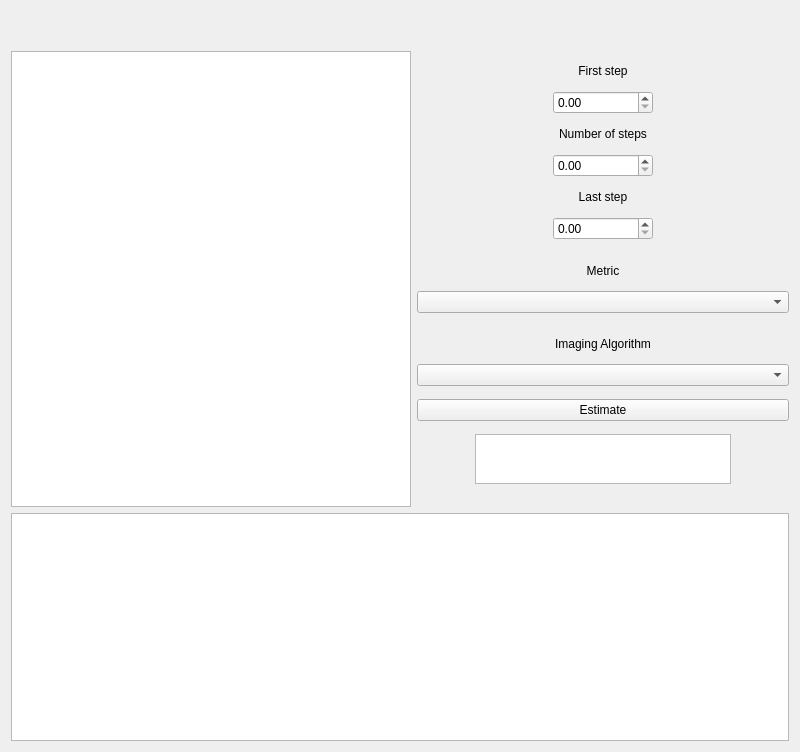
<?xml version="1.0" encoding="UTF-8"?>
<ui version="4.0">
 <class>estimation</class>
 <widget class="QWidget" name="estimation">
  <property name="geometry">
   <rect>
    <x>0</x>
    <y>0</y>
    <width>800</width>
    <height>752</height>
   </rect>
  </property>
  <property name="windowTitle">
   <string>Form</string>
  </property>
  <layout class="QGridLayout" name="gridLayout">
   <item row="0" column="1">
    <spacer name="verticalSpacer">
     <property name="orientation">
      <enum>Qt::Vertical</enum>
     </property>
     <property name="sizeType">
      <enum>QSizePolicy::Fixed</enum>
     </property>
     <property name="sizeHint" stdset="0">
      <size>
       <width>20</width>
       <height>40</height>
      </size>
     </property>
    </spacer>
   </item>
   <item row="1" column="0" rowspan="2" colspan="4">
    <layout class="QHBoxLayout" name="horizontalLayout">
     <item>
      <layout class="QVBoxLayout" name="verticalLayout_2">
       <property name="sizeConstraint">
        <enum>QLayout::SetDefaultConstraint</enum>
       </property>
       <item>
        <widget class="PlotWidget" name="plot_widget_dir">
         <property name="sizePolicy">
          <sizepolicy hsizetype="Preferred" vsizetype="Preferred">
           <horstretch>0</horstretch>
           <verstretch>0</verstretch>
          </sizepolicy>
         </property>
         <property name="minimumSize">
          <size>
           <width>400</width>
           <height>0</height>
          </size>
         </property>
         <property name="maximumSize">
          <size>
           <width>16777215</width>
           <height>16777215</height>
          </size>
         </property>
         <property name="contextMenuPolicy">
          <enum>Qt::NoContextMenu</enum>
         </property>
        </widget>
       </item>
      </layout>
     </item>
     <item>
      <layout class="QVBoxLayout" name="verticalLayout">
       <property name="spacing">
        <number>0</number>
       </property>
       <property name="sizeConstraint">
        <enum>QLayout::SetDefaultConstraint</enum>
       </property>
       <item>
        <widget class="QLabel" name="label_10">
         <property name="sizePolicy">
          <sizepolicy hsizetype="Preferred" vsizetype="Fixed">
           <horstretch>0</horstretch>
           <verstretch>0</verstretch>
          </sizepolicy>
         </property>
         <property name="text">
          <string>First step</string>
         </property>
         <property name="alignment">
          <set>Qt::AlignCenter</set>
         </property>
        </widget>
       </item>
       <item alignment="Qt::AlignHCenter">
        <widget class="QDoubleSpinBox" name="spin_box_primeiro_cl">
         <property name="sizePolicy">
          <sizepolicy hsizetype="Fixed" vsizetype="Fixed">
           <horstretch>0</horstretch>
           <verstretch>0</verstretch>
          </sizepolicy>
         </property>
         <property name="minimumSize">
          <size>
           <width>100</width>
           <height>0</height>
          </size>
         </property>
         <property name="maximumSize">
          <size>
           <width>100</width>
           <height>16777215</height>
          </size>
         </property>
         <property name="alignment">
          <set>Qt::AlignLeading|Qt::AlignLeft|Qt::AlignVCenter</set>
         </property>
        </widget>
       </item>
       <item>
        <widget class="QLabel" name="label_11">
         <property name="sizePolicy">
          <sizepolicy hsizetype="Preferred" vsizetype="Fixed">
           <horstretch>0</horstretch>
           <verstretch>0</verstretch>
          </sizepolicy>
         </property>
         <property name="text">
          <string>Number of steps</string>
         </property>
         <property name="alignment">
          <set>Qt::AlignCenter</set>
         </property>
        </widget>
       </item>
       <item alignment="Qt::AlignHCenter">
        <widget class="QDoubleSpinBox" name="spin_box_passo_cl">
         <property name="sizePolicy">
          <sizepolicy hsizetype="Fixed" vsizetype="Fixed">
           <horstretch>200</horstretch>
           <verstretch>0</verstretch>
          </sizepolicy>
         </property>
         <property name="minimumSize">
          <size>
           <width>100</width>
           <height>0</height>
          </size>
         </property>
         <property name="maximumSize">
          <size>
           <width>100</width>
           <height>16777215</height>
          </size>
         </property>
        </widget>
       </item>
       <item>
        <widget class="QLabel" name="label_12">
         <property name="sizePolicy">
          <sizepolicy hsizetype="Preferred" vsizetype="Fixed">
           <horstretch>0</horstretch>
           <verstretch>0</verstretch>
          </sizepolicy>
         </property>
         <property name="layoutDirection">
          <enum>Qt::LeftToRight</enum>
         </property>
         <property name="text">
          <string>Last step</string>
         </property>
         <property name="alignment">
          <set>Qt::AlignCenter</set>
         </property>
        </widget>
       </item>
       <item alignment="Qt::AlignHCenter">
        <widget class="QDoubleSpinBox" name="spin_box_ultimo_cl">
         <property name="sizePolicy">
          <sizepolicy hsizetype="Fixed" vsizetype="Fixed">
           <horstretch>0</horstretch>
           <verstretch>0</verstretch>
          </sizepolicy>
         </property>
         <property name="minimumSize">
          <size>
           <width>100</width>
           <height>0</height>
          </size>
         </property>
         <property name="maximumSize">
          <size>
           <width>100</width>
           <height>16777215</height>
          </size>
         </property>
         <property name="layoutDirection">
          <enum>Qt::LeftToRight</enum>
         </property>
         <property name="alignment">
          <set>Qt::AlignLeading|Qt::AlignLeft|Qt::AlignVCenter</set>
         </property>
        </widget>
       </item>
       <item>
        <widget class="QLabel" name="label">
         <property name="sizePolicy">
          <sizepolicy hsizetype="Preferred" vsizetype="Preferred">
           <horstretch>0</horstretch>
           <verstretch>0</verstretch>
          </sizepolicy>
         </property>
         <property name="maximumSize">
          <size>
           <width>2000000</width>
           <height>25</height>
          </size>
         </property>
         <property name="text">
          <string>Metric</string>
         </property>
         <property name="alignment">
          <set>Qt::AlignBottom|Qt::AlignHCenter</set>
         </property>
        </widget>
       </item>
       <item>
        <widget class="QComboBox" name="combo_box_estimador"/>
       </item>
       <item>
        <widget class="QLabel" name="label_2">
         <property name="maximumSize">
          <size>
           <width>200000</width>
           <height>25</height>
          </size>
         </property>
         <property name="text">
          <string>Imaging Algorithm</string>
         </property>
         <property name="alignment">
          <set>Qt::AlignBottom|Qt::AlignHCenter</set>
         </property>
        </widget>
       </item>
       <item>
        <widget class="QComboBox" name="combo_box_alg"/>
       </item>
       <item>
        <widget class="QPushButton" name="button_action_estimate">
         <property name="sizePolicy">
          <sizepolicy hsizetype="Preferred" vsizetype="Fixed">
           <horstretch>0</horstretch>
           <verstretch>0</verstretch>
          </sizepolicy>
         </property>
         <property name="minimumSize">
          <size>
           <width>0</width>
           <height>0</height>
          </size>
         </property>
         <property name="text">
          <string>Estimate</string>
         </property>
        </widget>
       </item>
       <item alignment="Qt::AlignHCenter">
        <widget class="QTextBrowser" name="text_browser">
         <property name="sizePolicy">
          <sizepolicy hsizetype="Preferred" vsizetype="Preferred">
           <horstretch>0</horstretch>
           <verstretch>0</verstretch>
          </sizepolicy>
         </property>
         <property name="maximumSize">
          <size>
           <width>400</width>
           <height>50</height>
          </size>
         </property>
        </widget>
       </item>
      </layout>
     </item>
    </layout>
   </item>
   <item row="3" column="0" colspan="4">
    <widget class="PlotWidget" name="plot_widget_esq">
     <property name="sizePolicy">
      <sizepolicy hsizetype="Expanding" vsizetype="Preferred">
       <horstretch>0</horstretch>
       <verstretch>0</verstretch>
      </sizepolicy>
     </property>
     <property name="maximumSize">
      <size>
       <width>16777215</width>
       <height>2200</height>
      </size>
     </property>
     <property name="contextMenuPolicy">
      <enum>Qt::NoContextMenu</enum>
     </property>
    </widget>
   </item>
  </layout>
 </widget>
 <customwidgets>
  <customwidget>
   <class>PlotWidget</class>
   <extends>QGraphicsView</extends>
   <header>pyqtgraph</header>
  </customwidget>
 </customwidgets>
 <resources/>
 <connections/>
</ui>
